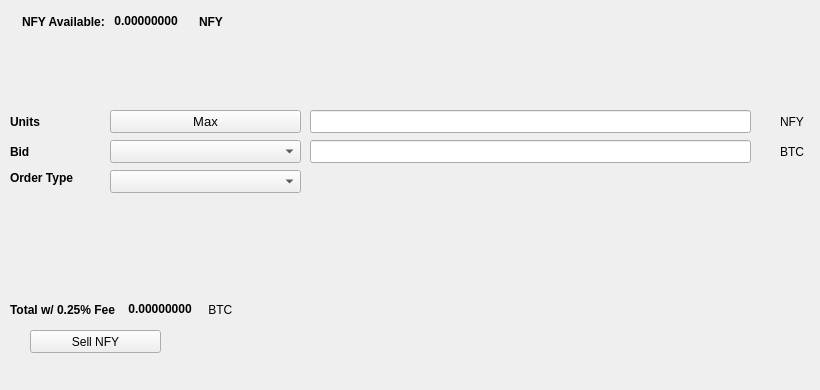
   <widget class="QWidget" name="SellTab">
    <attribute name="title">
     <string>Sell</string>
    </attribute>
    <widget class="QLabel" name="label_16">
     <property name="geometry">
      <rect>
       <x>780</x>
       <y>140</y>
       <width>31</width>
       <height>23</height>
      </rect>
     </property>
     <property name="text">
      <string>BTC</string>
     </property>
    </widget>
    <widget class="QComboBox" name="SellBidcomboBox">
     <property name="geometry">
      <rect>
       <x>110</x>
       <y>140</y>
       <width>191</width>
       <height>23</height>
      </rect>
     </property>
     <property name="font">
      <font>
       <pointsize>10</pointsize>
      </font>
     </property>
    </widget>
    <widget class="QLabel" name="label_18">
     <property name="geometry">
      <rect>
       <x>10</x>
       <y>110</y>
       <width>46</width>
       <height>23</height>
      </rect>
     </property>
     <property name="font">
      <font>
       <weight>75</weight>
       <bold>true</bold>
      </font>
     </property>
     <property name="text">
      <string>Units</string>
     </property>
    </widget>
    <widget class="QPushButton" name="Sell_Max_Amount">
     <property name="geometry">
      <rect>
       <x>110</x>
       <y>110</y>
       <width>191</width>
       <height>23</height>
      </rect>
     </property>
     <property name="font">
      <font>
       <pointsize>10</pointsize>
      </font>
     </property>
     <property name="text">
      <string>Max</string>
     </property>
    </widget>
    <widget class="QLabel" name="label_20">
     <property name="geometry">
      <rect>
       <x>10</x>
       <y>170</y>
       <width>91</width>
       <height>16</height>
      </rect>
     </property>
     <property name="font">
      <font>
       <weight>75</weight>
       <bold>true</bold>
      </font>
     </property>
     <property name="text">
      <string>Order Type</string>
     </property>
    </widget>
    <widget class="QComboBox" name="SellOrdertypeCombo">
     <property name="geometry">
      <rect>
       <x>110</x>
       <y>170</y>
       <width>191</width>
       <height>23</height>
      </rect>
     </property>
     <property name="font">
      <font>
       <pointsize>10</pointsize>
      </font>
     </property>
    </widget>
    <widget class="QLabel" name="label_21">
     <property name="geometry">
      <rect>
       <x>10</x>
       <y>140</y>
       <width>46</width>
       <height>23</height>
      </rect>
     </property>
     <property name="font">
      <font>
       <weight>75</weight>
       <bold>true</bold>
      </font>
     </property>
     <property name="text">
      <string>Bid</string>
     </property>
    </widget>
    <widget class="QLabel" name="label_22">
     <property name="geometry">
      <rect>
       <x>780</x>
       <y>110</y>
       <width>31</width>
       <height>23</height>
      </rect>
     </property>
     <property name="text">
      <string>NFY</string>
     </property>
    </widget>
    <widget class="QLineEdit" name="UnitsInputNFY">
     <property name="geometry">
      <rect>
       <x>310</x>
       <y>110</y>
       <width>441</width>
       <height>23</height>
      </rect>
     </property>
     <property name="font">
      <font>
       <pointsize>9</pointsize>
       <weight>75</weight>
       <bold>true</bold>
      </font>
     </property>
    </widget>
    <widget class="QLineEdit" name="SellBidPriceEdit">
     <property name="geometry">
      <rect>
       <x>310</x>
       <y>140</y>
       <width>441</width>
       <height>23</height>
      </rect>
     </property>
     <property name="font">
      <font>
       <pointsize>9</pointsize>
       <weight>75</weight>
       <bold>true</bold>
      </font>
     </property>
    </widget>
    <widget class="QPushButton" name="SellNFYBTN">
     <property name="geometry">
      <rect>
       <x>30</x>
       <y>330</y>
       <width>131</width>
       <height>23</height>
      </rect>
     </property>
     <property name="text">
      <string>Sell NFY</string>
     </property>
     <property name="icon">
      <iconset resource="../nodify">
       <normaloff>:/icons/bitcoin</normaloff>:/icons/bitcoin</iconset>
     </property>
    </widget>
    <widget class="QWidget" name="layoutWidget3">
     <property name="geometry">
      <rect>
       <x>22</x>
       <y>12</y>
       <width>258</width>
       <height>19</height>
      </rect>
     </property>
     <layout class="QHBoxLayout" name="horizontalLayout">
      <item>
       <widget class="QLabel" name="label232_2">
        <property name="font">
         <font>
          <weight>75</weight>
          <bold>true</bold>
         </font>
        </property>
        <property name="text">
         <string>NFY Available:</string>
        </property>
       </widget>
      </item>
      <item>
       <widget class="QLabel" name="NFYAvailableLabel">
        <property name="palette">
         <palette>
          <active>
           <colorrole role="WindowText">
            <brush brushstyle="SolidPattern">
             <color alpha="255">
              <red>0</red>
              <green>0</green>
              <blue>0</blue>
             </color>
            </brush>
           </colorrole>
           <colorrole role="Button">
            <brush brushstyle="SolidPattern">
             <color alpha="255">
              <red>0</red>
              <green>170</green>
              <blue>0</blue>
             </color>
            </brush>
           </colorrole>
           <colorrole role="Light">
            <brush brushstyle="SolidPattern">
             <color alpha="255">
              <red>0</red>
              <green>255</green>
              <blue>0</blue>
             </color>
            </brush>
           </colorrole>
           <colorrole role="Midlight">
            <brush brushstyle="SolidPattern">
             <color alpha="255">
              <red>0</red>
              <green>212</green>
              <blue>0</blue>
             </color>
            </brush>
           </colorrole>
           <colorrole role="Dark">
            <brush brushstyle="SolidPattern">
             <color alpha="255">
              <red>0</red>
              <green>85</green>
              <blue>0</blue>
             </color>
            </brush>
           </colorrole>
           <colorrole role="Mid">
            <brush brushstyle="SolidPattern">
             <color alpha="255">
              <red>0</red>
              <green>113</green>
              <blue>0</blue>
             </color>
            </brush>
           </colorrole>
           <colorrole role="Text">
            <brush brushstyle="SolidPattern">
             <color alpha="255">
              <red>0</red>
              <green>170</green>
              <blue>0</blue>
             </color>
            </brush>
           </colorrole>
           <colorrole role="BrightText">
            <brush brushstyle="SolidPattern">
             <color alpha="255">
              <red>255</red>
              <green>255</green>
              <blue>255</blue>
             </color>
            </brush>
           </colorrole>
           <colorrole role="ButtonText">
            <brush brushstyle="SolidPattern">
             <color alpha="255">
              <red>0</red>
              <green>0</green>
              <blue>0</blue>
             </color>
            </brush>
           </colorrole>
           <colorrole role="Base">
            <brush brushstyle="SolidPattern">
             <color alpha="255">
              <red>255</red>
              <green>255</green>
              <blue>255</blue>
             </color>
            </brush>
           </colorrole>
           <colorrole role="Window">
            <brush brushstyle="SolidPattern">
             <color alpha="255">
              <red>0</red>
              <green>170</green>
              <blue>0</blue>
             </color>
            </brush>
           </colorrole>
           <colorrole role="Shadow">
            <brush brushstyle="SolidPattern">
             <color alpha="255">
              <red>0</red>
              <green>0</green>
              <blue>0</blue>
             </color>
            </brush>
           </colorrole>
           <colorrole role="AlternateBase">
            <brush brushstyle="SolidPattern">
             <color alpha="255">
              <red>127</red>
              <green>212</green>
              <blue>127</blue>
             </color>
            </brush>
           </colorrole>
           <colorrole role="ToolTipBase">
            <brush brushstyle="SolidPattern">
             <color alpha="255">
              <red>255</red>
              <green>255</green>
              <blue>220</blue>
             </color>
            </brush>
           </colorrole>
           <colorrole role="ToolTipText">
            <brush brushstyle="SolidPattern">
             <color alpha="255">
              <red>0</red>
              <green>0</green>
              <blue>0</blue>
             </color>
            </brush>
           </colorrole>
          </active>
          <inactive>
           <colorrole role="WindowText">
            <brush brushstyle="SolidPattern">
             <color alpha="255">
              <red>0</red>
              <green>0</green>
              <blue>0</blue>
             </color>
            </brush>
           </colorrole>
           <colorrole role="Button">
            <brush brushstyle="SolidPattern">
             <color alpha="255">
              <red>0</red>
              <green>170</green>
              <blue>0</blue>
             </color>
            </brush>
           </colorrole>
           <colorrole role="Light">
            <brush brushstyle="SolidPattern">
             <color alpha="255">
              <red>0</red>
              <green>255</green>
              <blue>0</blue>
             </color>
            </brush>
           </colorrole>
           <colorrole role="Midlight">
            <brush brushstyle="SolidPattern">
             <color alpha="255">
              <red>0</red>
              <green>212</green>
              <blue>0</blue>
             </color>
            </brush>
           </colorrole>
           <colorrole role="Dark">
            <brush brushstyle="SolidPattern">
             <color alpha="255">
              <red>0</red>
              <green>85</green>
              <blue>0</blue>
             </color>
            </brush>
           </colorrole>
           <colorrole role="Mid">
            <brush brushstyle="SolidPattern">
             <color alpha="255">
              <red>0</red>
              <green>113</green>
              <blue>0</blue>
             </color>
            </brush>
           </colorrole>
           <colorrole role="Text">
            <brush brushstyle="SolidPattern">
             <color alpha="255">
              <red>0</red>
              <green>170</green>
              <blue>0</blue>
             </color>
            </brush>
           </colorrole>
           <colorrole role="BrightText">
            <brush brushstyle="SolidPattern">
             <color alpha="255">
              <red>255</red>
              <green>255</green>
              <blue>255</blue>
             </color>
            </brush>
           </colorrole>
           <colorrole role="ButtonText">
            <brush brushstyle="SolidPattern">
             <color alpha="255">
              <red>0</red>
              <green>0</green>
              <blue>0</blue>
             </color>
            </brush>
           </colorrole>
           <colorrole role="Base">
            <brush brushstyle="SolidPattern">
             <color alpha="255">
              <red>255</red>
              <green>255</green>
              <blue>255</blue>
             </color>
            </brush>
           </colorrole>
           <colorrole role="Window">
            <brush brushstyle="SolidPattern">
             <color alpha="255">
              <red>0</red>
              <green>170</green>
              <blue>0</blue>
             </color>
            </brush>
           </colorrole>
           <colorrole role="Shadow">
            <brush brushstyle="SolidPattern">
             <color alpha="255">
              <red>0</red>
              <green>0</green>
              <blue>0</blue>
             </color>
            </brush>
           </colorrole>
           <colorrole role="AlternateBase">
            <brush brushstyle="SolidPattern">
             <color alpha="255">
              <red>127</red>
              <green>212</green>
              <blue>127</blue>
             </color>
            </brush>
           </colorrole>
           <colorrole role="ToolTipBase">
            <brush brushstyle="SolidPattern">
             <color alpha="255">
              <red>255</red>
              <green>255</green>
              <blue>220</blue>
             </color>
            </brush>
           </colorrole>
           <colorrole role="ToolTipText">
            <brush brushstyle="SolidPattern">
             <color alpha="255">
              <red>0</red>
              <green>0</green>
              <blue>0</blue>
             </color>
            </brush>
           </colorrole>
          </inactive>
          <disabled>
           <colorrole role="WindowText">
            <brush brushstyle="SolidPattern">
             <color alpha="255">
              <red>0</red>
              <green>85</green>
              <blue>0</blue>
             </color>
            </brush>
           </colorrole>
           <colorrole role="Button">
            <brush brushstyle="SolidPattern">
             <color alpha="255">
              <red>0</red>
              <green>170</green>
              <blue>0</blue>
             </color>
            </brush>
           </colorrole>
           <colorrole role="Light">
            <brush brushstyle="SolidPattern">
             <color alpha="255">
              <red>0</red>
              <green>255</green>
              <blue>0</blue>
             </color>
            </brush>
           </colorrole>
           <colorrole role="Midlight">
            <brush brushstyle="SolidPattern">
             <color alpha="255">
              <red>0</red>
              <green>212</green>
              <blue>0</blue>
             </color>
            </brush>
           </colorrole>
           <colorrole role="Dark">
            <brush brushstyle="SolidPattern">
             <color alpha="255">
              <red>0</red>
              <green>85</green>
              <blue>0</blue>
             </color>
            </brush>
           </colorrole>
           <colorrole role="Mid">
            <brush brushstyle="SolidPattern">
             <color alpha="255">
              <red>0</red>
              <green>113</green>
              <blue>0</blue>
             </color>
            </brush>
           </colorrole>
           <colorrole role="Text">
            <brush brushstyle="SolidPattern">
             <color alpha="255">
              <red>0</red>
              <green>85</green>
              <blue>0</blue>
             </color>
            </brush>
           </colorrole>
           <colorrole role="BrightText">
            <brush brushstyle="SolidPattern">
             <color alpha="255">
              <red>255</red>
              <green>255</green>
              <blue>255</blue>
             </color>
            </brush>
           </colorrole>
           <colorrole role="ButtonText">
            <brush brushstyle="SolidPattern">
             <color alpha="255">
              <red>0</red>
              <green>85</green>
              <blue>0</blue>
             </color>
            </brush>
           </colorrole>
           <colorrole role="Base">
            <brush brushstyle="SolidPattern">
             <color alpha="255">
              <red>0</red>
              <green>170</green>
              <blue>0</blue>
             </color>
            </brush>
           </colorrole>
           <colorrole role="Window">
            <brush brushstyle="SolidPattern">
             <color alpha="255">
              <red>0</red>
              <green>170</green>
              <blue>0</blue>
             </color>
            </brush>
           </colorrole>
           <colorrole role="Shadow">
            <brush brushstyle="SolidPattern">
             <color alpha="255">
              <red>0</red>
              <green>0</green>
              <blue>0</blue>
             </color>
            </brush>
           </colorrole>
           <colorrole role="AlternateBase">
            <brush brushstyle="SolidPattern">
             <color alpha="255">
              <red>0</red>
              <green>170</green>
              <blue>0</blue>
             </color>
            </brush>
           </colorrole>
           <colorrole role="ToolTipBase">
            <brush brushstyle="SolidPattern">
             <color alpha="255">
              <red>255</red>
              <green>255</green>
              <blue>220</blue>
             </color>
            </brush>
           </colorrole>
           <colorrole role="ToolTipText">
            <brush brushstyle="SolidPattern">
             <color alpha="255">
              <red>0</red>
              <green>0</green>
              <blue>0</blue>
             </color>
            </brush>
           </colorrole>
          </disabled>
         </palette>
        </property>
        <property name="font">
         <font>
          <weight>75</weight>
          <bold>true</bold>
         </font>
        </property>
        <property name="text">
         <string> 0.00000000 </string>
        </property>
        <property name="textInteractionFlags">
         <set>Qt::LinksAccessibleByMouse|Qt::TextSelectableByKeyboard|Qt::TextSelectableByMouse</set>
        </property>
       </widget>
      </item>
      <item>
       <widget class="QLabel" name="labelNFY">
        <property name="font">
         <font>
          <weight>75</weight>
          <bold>true</bold>
         </font>
        </property>
        <property name="text">
         <string>NFY</string>
        </property>
       </widget>
      </item>
     </layout>
    </widget>
    <widget class="QWidget" name="layoutWidget">
     <property name="geometry">
      <rect>
       <x>10</x>
       <y>300</y>
       <width>268</width>
       <height>19</height>
      </rect>
     </property>
     <layout class="QHBoxLayout" name="horizontalLayout_2">
      <item>
       <widget class="QLabel" name="label_19">
        <property name="font">
         <font>
          <weight>75</weight>
          <bold>true</bold>
         </font>
        </property>
        <property name="text">
         <string>Total w/ 0.25% Fee </string>
        </property>
       </widget>
      </item>
      <item>
       <widget class="QLabel" name="SellCostLabel">
        <property name="palette">
         <palette>
          <active>
           <colorrole role="WindowText">
            <brush brushstyle="SolidPattern">
             <color alpha="255">
              <red>0</red>
              <green>0</green>
              <blue>0</blue>
             </color>
            </brush>
           </colorrole>
           <colorrole role="Button">
            <brush brushstyle="SolidPattern">
             <color alpha="255">
              <red>0</red>
              <green>170</green>
              <blue>0</blue>
             </color>
            </brush>
           </colorrole>
           <colorrole role="Light">
            <brush brushstyle="SolidPattern">
             <color alpha="255">
              <red>0</red>
              <green>255</green>
              <blue>0</blue>
             </color>
            </brush>
           </colorrole>
           <colorrole role="Midlight">
            <brush brushstyle="SolidPattern">
             <color alpha="255">
              <red>0</red>
              <green>212</green>
              <blue>0</blue>
             </color>
            </brush>
           </colorrole>
           <colorrole role="Dark">
            <brush brushstyle="SolidPattern">
             <color alpha="255">
              <red>0</red>
              <green>85</green>
              <blue>0</blue>
             </color>
            </brush>
           </colorrole>
           <colorrole role="Mid">
            <brush brushstyle="SolidPattern">
             <color alpha="255">
              <red>0</red>
              <green>113</green>
              <blue>0</blue>
             </color>
            </brush>
           </colorrole>
           <colorrole role="Text">
            <brush brushstyle="SolidPattern">
             <color alpha="255">
              <red>0</red>
              <green>170</green>
              <blue>0</blue>
             </color>
            </brush>
           </colorrole>
           <colorrole role="BrightText">
            <brush brushstyle="SolidPattern">
             <color alpha="255">
              <red>255</red>
              <green>255</green>
              <blue>255</blue>
             </color>
            </brush>
           </colorrole>
           <colorrole role="ButtonText">
            <brush brushstyle="SolidPattern">
             <color alpha="255">
              <red>0</red>
              <green>0</green>
              <blue>0</blue>
             </color>
            </brush>
           </colorrole>
           <colorrole role="Base">
            <brush brushstyle="SolidPattern">
             <color alpha="255">
              <red>255</red>
              <green>255</green>
              <blue>255</blue>
             </color>
            </brush>
           </colorrole>
           <colorrole role="Window">
            <brush brushstyle="SolidPattern">
             <color alpha="255">
              <red>0</red>
              <green>170</green>
              <blue>0</blue>
             </color>
            </brush>
           </colorrole>
           <colorrole role="Shadow">
            <brush brushstyle="SolidPattern">
             <color alpha="255">
              <red>0</red>
              <green>0</green>
              <blue>0</blue>
             </color>
            </brush>
           </colorrole>
           <colorrole role="AlternateBase">
            <brush brushstyle="SolidPattern">
             <color alpha="255">
              <red>127</red>
              <green>212</green>
              <blue>127</blue>
             </color>
            </brush>
           </colorrole>
           <colorrole role="ToolTipBase">
            <brush brushstyle="SolidPattern">
             <color alpha="255">
              <red>255</red>
              <green>255</green>
              <blue>220</blue>
             </color>
            </brush>
           </colorrole>
           <colorrole role="ToolTipText">
            <brush brushstyle="SolidPattern">
             <color alpha="255">
              <red>0</red>
              <green>0</green>
              <blue>0</blue>
             </color>
            </brush>
           </colorrole>
          </active>
          <inactive>
           <colorrole role="WindowText">
            <brush brushstyle="SolidPattern">
             <color alpha="255">
              <red>0</red>
              <green>0</green>
              <blue>0</blue>
             </color>
            </brush>
           </colorrole>
           <colorrole role="Button">
            <brush brushstyle="SolidPattern">
             <color alpha="255">
              <red>0</red>
              <green>170</green>
              <blue>0</blue>
             </color>
            </brush>
           </colorrole>
           <colorrole role="Light">
            <brush brushstyle="SolidPattern">
             <color alpha="255">
              <red>0</red>
              <green>255</green>
              <blue>0</blue>
             </color>
            </brush>
           </colorrole>
           <colorrole role="Midlight">
            <brush brushstyle="SolidPattern">
             <color alpha="255">
              <red>0</red>
              <green>212</green>
              <blue>0</blue>
             </color>
            </brush>
           </colorrole>
           <colorrole role="Dark">
            <brush brushstyle="SolidPattern">
             <color alpha="255">
              <red>0</red>
              <green>85</green>
              <blue>0</blue>
             </color>
            </brush>
           </colorrole>
           <colorrole role="Mid">
            <brush brushstyle="SolidPattern">
             <color alpha="255">
              <red>0</red>
              <green>113</green>
              <blue>0</blue>
             </color>
            </brush>
           </colorrole>
           <colorrole role="Text">
            <brush brushstyle="SolidPattern">
             <color alpha="255">
              <red>0</red>
              <green>170</green>
              <blue>0</blue>
             </color>
            </brush>
           </colorrole>
           <colorrole role="BrightText">
            <brush brushstyle="SolidPattern">
             <color alpha="255">
              <red>255</red>
              <green>255</green>
              <blue>255</blue>
             </color>
            </brush>
           </colorrole>
           <colorrole role="ButtonText">
            <brush brushstyle="SolidPattern">
             <color alpha="255">
              <red>0</red>
              <green>0</green>
              <blue>0</blue>
             </color>
            </brush>
           </colorrole>
           <colorrole role="Base">
            <brush brushstyle="SolidPattern">
             <color alpha="255">
              <red>255</red>
              <green>255</green>
              <blue>255</blue>
             </color>
            </brush>
           </colorrole>
           <colorrole role="Window">
            <brush brushstyle="SolidPattern">
             <color alpha="255">
              <red>0</red>
              <green>170</green>
              <blue>0</blue>
             </color>
            </brush>
           </colorrole>
           <colorrole role="Shadow">
            <brush brushstyle="SolidPattern">
             <color alpha="255">
              <red>0</red>
              <green>0</green>
              <blue>0</blue>
             </color>
            </brush>
           </colorrole>
           <colorrole role="AlternateBase">
            <brush brushstyle="SolidPattern">
             <color alpha="255">
              <red>127</red>
              <green>212</green>
              <blue>127</blue>
             </color>
            </brush>
           </colorrole>
           <colorrole role="ToolTipBase">
            <brush brushstyle="SolidPattern">
             <color alpha="255">
              <red>255</red>
              <green>255</green>
              <blue>220</blue>
             </color>
            </brush>
           </colorrole>
           <colorrole role="ToolTipText">
            <brush brushstyle="SolidPattern">
             <color alpha="255">
              <red>0</red>
              <green>0</green>
              <blue>0</blue>
             </color>
            </brush>
           </colorrole>
          </inactive>
          <disabled>
           <colorrole role="WindowText">
            <brush brushstyle="SolidPattern">
             <color alpha="255">
              <red>0</red>
              <green>85</green>
              <blue>0</blue>
             </color>
            </brush>
           </colorrole>
           <colorrole role="Button">
            <brush brushstyle="SolidPattern">
             <color alpha="255">
              <red>0</red>
              <green>170</green>
              <blue>0</blue>
             </color>
            </brush>
           </colorrole>
           <colorrole role="Light">
            <brush brushstyle="SolidPattern">
             <color alpha="255">
              <red>0</red>
              <green>255</green>
              <blue>0</blue>
             </color>
            </brush>
           </colorrole>
           <colorrole role="Midlight">
            <brush brushstyle="SolidPattern">
             <color alpha="255">
              <red>0</red>
              <green>212</green>
              <blue>0</blue>
             </color>
            </brush>
           </colorrole>
           <colorrole role="Dark">
            <brush brushstyle="SolidPattern">
             <color alpha="255">
              <red>0</red>
              <green>85</green>
              <blue>0</blue>
             </color>
            </brush>
           </colorrole>
           <colorrole role="Mid">
            <brush brushstyle="SolidPattern">
             <color alpha="255">
              <red>0</red>
              <green>113</green>
              <blue>0</blue>
             </color>
            </brush>
           </colorrole>
           <colorrole role="Text">
            <brush brushstyle="SolidPattern">
             <color alpha="255">
              <red>0</red>
              <green>85</green>
              <blue>0</blue>
             </color>
            </brush>
           </colorrole>
           <colorrole role="BrightText">
            <brush brushstyle="SolidPattern">
             <color alpha="255">
              <red>255</red>
              <green>255</green>
              <blue>255</blue>
             </color>
            </brush>
           </colorrole>
           <colorrole role="ButtonText">
            <brush brushstyle="SolidPattern">
             <color alpha="255">
              <red>0</red>
              <green>85</green>
              <blue>0</blue>
             </color>
            </brush>
           </colorrole>
           <colorrole role="Base">
            <brush brushstyle="SolidPattern">
             <color alpha="255">
              <red>0</red>
              <green>170</green>
              <blue>0</blue>
             </color>
            </brush>
           </colorrole>
           <colorrole role="Window">
            <brush brushstyle="SolidPattern">
             <color alpha="255">
              <red>0</red>
              <green>170</green>
              <blue>0</blue>
             </color>
            </brush>
           </colorrole>
           <colorrole role="Shadow">
            <brush brushstyle="SolidPattern">
             <color alpha="255">
              <red>0</red>
              <green>0</green>
              <blue>0</blue>
             </color>
            </brush>
           </colorrole>
           <colorrole role="AlternateBase">
            <brush brushstyle="SolidPattern">
             <color alpha="255">
              <red>0</red>
              <green>170</green>
              <blue>0</blue>
             </color>
            </brush>
           </colorrole>
           <colorrole role="ToolTipBase">
            <brush brushstyle="SolidPattern">
             <color alpha="255">
              <red>255</red>
              <green>255</green>
              <blue>220</blue>
             </color>
            </brush>
           </colorrole>
           <colorrole role="ToolTipText">
            <brush brushstyle="SolidPattern">
             <color alpha="255">
              <red>0</red>
              <green>0</green>
              <blue>0</blue>
             </color>
            </brush>
           </colorrole>
          </disabled>
         </palette>
        </property>
        <property name="font">
         <font>
          <weight>75</weight>
          <bold>true</bold>
         </font>
        </property>
        <property name="autoFillBackground">
         <bool>false</bool>
        </property>
        <property name="text">
         <string> 0.00000000</string>
        </property>
        <property name="textInteractionFlags">
         <set>Qt::LinksAccessibleByMouse|Qt::TextSelectableByMouse</set>
        </property>
       </widget>
      </item>
      <item>
       <widget class="QLabel" name="label_17">
        <property name="font">
         <font>
          <weight>50</weight>
          <bold>false</bold>
         </font>
        </property>
        <property name="text">
         <string> BTC</string>
        </property>
       </widget>
      </item>
     </layout>
    </widget>
    <widget class="QLabel" name="label_23">
     <property name="geometry">
      <rect>
       <x>460</x>
       <y>300</y>
       <width>281</width>
       <height>81</height>
      </rect>
     </property>
     <property name="text">
      <string/>
     </property>
     <property name="pixmap">
      <pixmap>:/images/bittrex</pixmap>
     </property>
    </widget>
   </widget>
